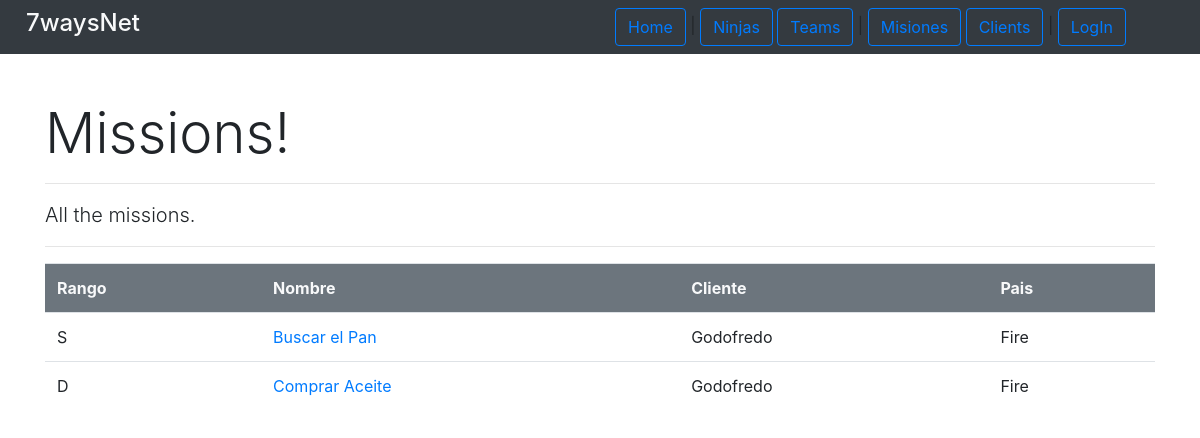
Page /missions/allMissions/ on the earlier database version.
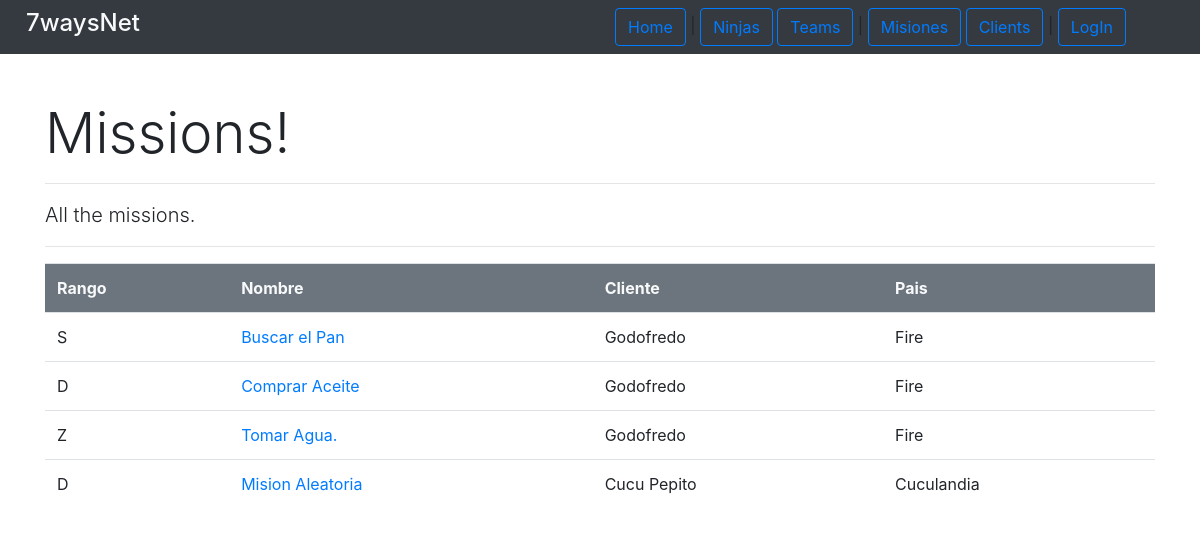
Same page on the later database version.
### missions/models.py (models this page shows, shortened)
class Mission(models.Model):
    name = models.CharField(max_length=200)
    description = models.TextField()
    rank = models.CharField(max_length=10)
    reward = models.IntegerField()
    available = models.BooleanField(default=True)
    client = models.ForeignKey(Client, on_delete=models.CASCADE)
    team = models.ForeignKey(Team, on_delete=models.CASCADE, default=None, blank=True,null=True)
    inventory = models.OneToOneField(Inventory, on_delete=models.CASCADE, default=None, null=True, blank=True)
    leader = models.ForeignKey(JouninNinja, on_delete=models.CASCADE, default=None, blank=True,null=True)

class Client(models.Model):
    name = models.CharField(max_length=200)
    country = models.CharField(max_length=200)
    user = models.OneToOneField(User,on_delete=models.CASCADE)

### missions/views.py (the view)
# urls.py: path('allMissions/', views.ShowAllMissionsView.as_view(), name='show_all_missions'),
class ShowAllMissionsView(generic.ListView):
    template_name = 'missions/show_all_missions.html'
    context_object_name = 'all_missions_list'
    def get_queryset(self):
        return Mission.objects.all()

### missions/templates/missions/show_all_missions.html (shortened to what this page needs)
{% extends 'base.html'%}
{% block header%}
    <h1 class="display-4">Missions!</h1>
    <hr>
    <p class="lead">All the missions.</p>
{% endblock%}
{% block content %}
    {% if all_missions_list %}
        <table class="table">
            <tr class="bg-secondary text-light ">
                <th>Rango</th><th>Nombre</th><th>Cliente</th><th>Pais</th>
            </tr>
            {% for mission in all_missions_list %}
                <tr>
                    <td> {{mission.rank}}</td>
                    <td><a href="{% url 'missions:mission_details' mission.pk%}"> {{mission.name}}</a></td>
                    <td>{{mission.client.name}}  </td>
                    <td>{{mission.client.country}}</td>
                </tr>
            {% endfor %}
        </table>
    {% else %}
    <p>No missions in database.</p>
    {% endif %}
{% endblock %}

### templates/base.html (shortened to what this page needs)
<!DOCTYPE html>
<html lang="en">
<head>
    {% load static %}
    <link rel="stylesheet" type="text/css" href="{% static 'bootstrap.min.css' %}">
    <link rel="stylesheet" type="text/css" href="{% static 'mystyle.css' %}" >
</head>
<body>
    <div class="fixedclass">
    <div class="navbar bg-dark">
        <div class="container-fluid">
                <div class="col-md-1 text-light"><h4>7waysNet</h4></div>
                <div class="col-md-6">
                        <a class="btn btn-outline-primary" href="{% url 'index' %}">Home</a> |
                        <a class="btn btn-outline-primary" href="{% url 'ninjas:show_all_ninjas' %}">Ninjas</a>
                        <a class="btn btn-outline-primary" href="{% url 'ninjas:show_all_teams' %}">Teams</a> |
                        <a class="btn btn-outline-primary" href="{% url 'missions:show_all_missions' %}">Misiones</a>
                        <a class="btn btn-outline-primary" href="{% url 'missions:show_all_clients' %}">Clients</a> |
                        {% if user.is_authenticated %}
                            {% if user.ninja %}
                                <a class="btn btn-outline-primary" href="{% url 'ninjas:profile' user.ninja.pk %}">{{user.username}}</a>
                            {% elif user.client%}
                                <a class="btn btn-outline-primary" href="{% url 'missions:profile' user.client.pk %}">{{user.username}}</a>
                            {% else %}
                            <a class="btn btn-outline-primary" href="/admin/">{{user.username}}</a>
                            {% endif %}
                            <a class="btn btn-outline-danger" href="{% url 'logout' %}">LogOut</a>
                        {% else %}
                             <a class="btn btn-outline-primary" href="{% url 'login'%}">LogIn</a>
                        {% endif %}
                </div>
            </div>
        </div>
    </div>
    <div class="space"></div>
    <div class="container">
    {% block header %}
    {% endblock %}
    <hr>
    </div>
    <div class="container">
        {% block content %}{% endblock %}
    </div>
</body>
</html>

### static/mystyle.css (style rules this page uses)
.space { height: 100px; }
.fixedclass { width: 100%; position: fixed; z-index: 10; }

Differences in the rows shown:
added Mission: rank "Z", name "Tomar Agua.", client.name "Godofredo", client.country "Fire"
added Mission: rank "D", name "Mision Aleatoria", client.name "Cucu Pepito", client.country "Cuculandia"
